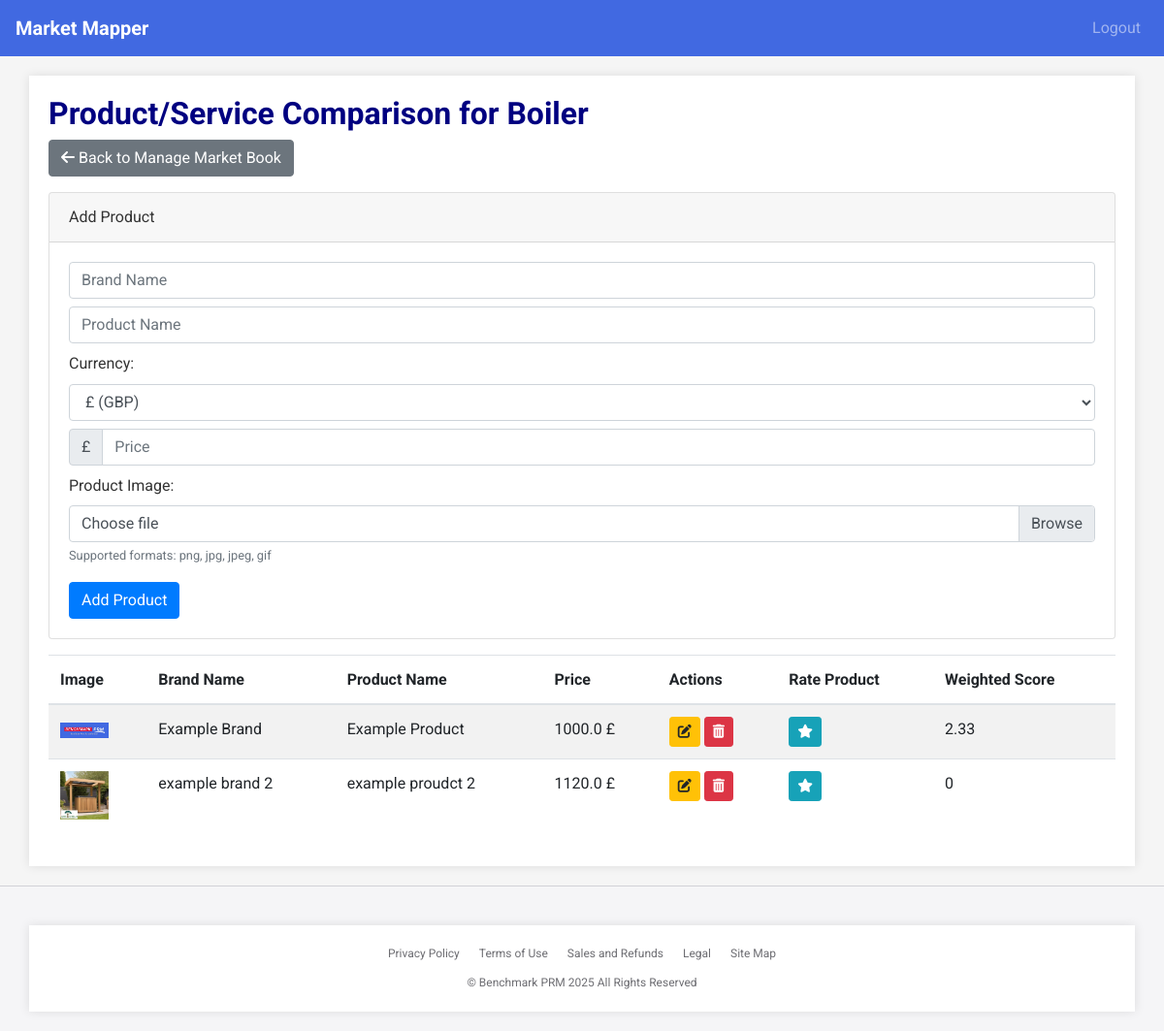
/manage/1/product_comparison (signed in), run on the app's committed database.
### app.py (models this page shows)
class Project(db.Model):  # Project model
    id = db.Column(db.Integer, primary_key=True)
    name = db.Column(db.String(100), nullable=False)
    description = db.Column(db.Text)
    user_id = db.Column(db.Integer, db.ForeignKey('user.id'), nullable=False) # Foreign key

class Product(db.Model):
    id = db.Column(db.Integer, primary_key=True)
    brand_name = db.Column(db.String(100), nullable=False)
    product_name = db.Column(db.String(100), nullable=False)
    price = db.Column(db.Float)
    currency = db.Column(db.String(3), default='gbp')  # Add currency field with default
    image_filename = db.Column(db.String(255))
    project_id = db.Column(db.Integer, db.ForeignKey('project.id'), nullable=False)

### app.py (the view, shortened to what this page needs)
@app.route('/manage/<int:project_id>/product_comparison', methods=['GET', 'POST'])
@login_required
def product_comparison(project_id):
    project = Project.query.get_or_404(project_id)
    if project.user_id != current_user.id:
        flash('You are not authorized to manage this project.', 'danger')
        return redirect(url_for('dashboard'))
    products = Product.query.filter_by(project_id=project_id).all()
    product_weighted_scores = {}
    for product in products:
        total_weighted_score = 0
        ratings_for_product = Rating.query.filter_by(product_id=product.id).all()
        for rating in ratings_for_product:
            total_weighted_score += rating.score * (rating.value_driver.weighting / 100)
        product_weighted_scores[product.id] = round(total_weighted_score, 2)
    return render_template('product_comparison.html', project=project, products=products, product_weighted_scores=product_weighted_scores)

### app.py (called while the page is built)
@login_manager.user_loader
def load_user(user_id):
    return User.query.get(int(user_id))

### templates/product_comparison.html (shortened to what this page needs)
{% extends 'base.html' %}
{% block content %}
<h1>Product/Service Comparison for {{ project.name }}</h1>
<a href="{{ url_for('manage_market_book', project_id=project.id) }}" class="btn btn-secondary mb-3"><i class="fas fa-arrow-left"></i> Back to Manage Market Book</a>
<div class="card mb-3">
    <div class="card-header">Add Product</div>
    <div class="card-body">
        <form method="POST" enctype="multipart/form-data">
            <input type="text" name="brand_name" placeholder="Brand Name" required class="form-control mb-2">
            <input type="text" name="product_name" placeholder="Product Name" required class="form-control mb-2">
            <div class="form-group mb-2">
                <label for="currency">Currency:</label>
                <select class="form-control" id="currency" name="currency">
                    <option value="gbp">£ (GBP)</option>
                </select>
            </div>
            <div class="input-group mb-2">
                <div class="input-group-prepend">
                    <span class="input-group-text" id="currency-symbol">£</span>
                </div>
                <input type="number" name="price" placeholder="Price" step="0.01" class="form-control">
            </div>
            <div class="form-group">
                <label for="image">Product Image:</label>
                <div class="custom-file">
                    <label class="custom-file-label" for="image">Choose file</label>
                </div>
                <small class="form-text text-muted">Supported formats: png, jpg, jpeg, gif</small>
            </div>
            <button type="submit" name="add_product" class="btn btn-primary">Add Product</button>
        </form>
    </div>
</div>
{% if products %}
<div class="table-responsive">
    <table class="table table-striped">
        <thead>
            <tr>
                <th>Image</th>
                <th>Brand Name</th>
                <th>Product Name</th>
                <th>Price</th>
                <th>Actions</th>
                <th>Rate Product</th>
                <th>Weighted Score</th>
            </tr>
        </thead>
        <tbody>
            {% for product in products %}
            <tr>
                <td>
                    {% if product.image_filename %}
                    <img src="{{ url_for('static', filename='uploads/' + product.image_filename) }}" alt="{{ product.product_name }} Image" width="50">
                    {% else %}
                    No Image
                    {% endif %}
                </td>
                <td>{{ product.brand_name }}</td>
                <td>{{ product.product_name }}</td>
                <td>{{ product.price }}
                    {% if product.currency == "gbp" %}£{% endif %}
                </td>
                <td>
                    <a href="{{ url_for('edit_product', project_id=project.id, product_id_to_edit=product.id) }}" class="btn btn-sm btn-warning" title="Edit"><i class="fas fa-edit"></i></a>
                    <form method="POST" style="display: inline;" action="{{ url_for('delete_product', project_id=project.id, product_id_to_delete=product.id) }}">
                        <button type="submit" class="btn btn-sm btn-danger" title="Delete" onclick="return confirm('Are you sure?')"><i class="fas fa-trash-alt"></i></button>
                    </form>
                </td>
                <td>
                    <a href="{{ url_for('rate_product', project_id=project.id, product_id_to_rate=product.id) }}" class="btn btn-sm btn-info" title="Rate Product"><i class="fas fa-star"></i></a>
                </td>
                <td>{{ product_weighted_scores.get(product.id) or 0 }}</td>
            </tr>
            {% endfor %}
        </tbody>
    </table>
</div>
{% else %}
<p>No products added yet.</p>
{% endif %}
{% endblock %}

### templates/base.html (shortened to what this page needs)
<!DOCTYPE html>
<html lang="en">
<head>
    <link rel="stylesheet" href="https://stackpath.bootstrapcdn.com/bootstrap/4.5.2/css/bootstrap.min.css">
    <link rel="stylesheet" href="https://cdnjs.cloudflare.com/ajax/libs/font-awesome/6.0.0/css/all.min.css">
</head>
<body>
    <nav class="navbar navbar-expand-lg navbar-dark justify-content-between">
        <a class="navbar-brand" href="/">
            <span>Market Mapper</span>
        </a>
        <div>
            <ul class="navbar-nav">
                {% if current_user.is_authenticated %}
                    <li class="nav-item">
                        <a class="nav-link" href="{{ url_for('logout') }}">Logout</a>
                    </li>
                {% endif %}
            </ul>
        </div>
    </nav>
    <div class="container">
        {% block content %}{% endblock %}
    </div>
    <footer class="footer">
        <div class="container">
            <ul class="footer-links">
                <li><a href="#">Privacy Policy</a></li>
                <li><a href="#">Terms of Use</a></li>
                <li><a href="#">Sales and Refunds</a></li>
                <li><a href="#">Legal</a></li>
                <li><a href="#">Site Map</a></li>
            </ul>
            <div class="footer-copyright">
                &copy; Benchmark PRM 2025 All Rights Reserved
            </div>
        </div>
    </footer>
</body>
</html>

### templates/base.html (style rules this page uses)
body { font-family: 'Roboto', sans-serif; background-color: #F5F5F5; color: #333333; line-height: 1.6; margin: 0; }
h1, h2, h3 { color: #000080; font-weight: 700; }
h1 { font-size: 32px; }
a { color: #4169E1; }
.navbar { background-color: #4169E1; padding: 0.5rem 1rem; }
.navbar-brand { display: flex; align-items: center; }
.navbar-brand span { font-weight: bold; font-size: 1.25rem; }
.container { background-color: #FFFFFF; padding: 20px; margin-top: 20px; box-shadow: 0 0 10px rgba(0,0,0,0.1); }
.footer { background-color: #f5f5f7; color: #6e6e73; padding: 20px 0; font-size: 12px; border-top: 1px solid #d2d2d7; width: 100%; margin-top: 20px; }
.footer-links { list-style: none; padding: 0; margin: 0; display: flex; justify-content: center; }
.footer-links li { margin: 0 10px; }
.footer-links a { color: #6e6e73; text-decoration: none; }
.footer-copyright { margin-top: 10px; text-align: center; }

### data on the page
Project: name "Boiler"
Product: image_filename (picture), brand_name "Example Brand", product_name "Example Product", price "1000.0", product_weighted_scores "2.33"
Product: image_filename (picture), brand_name "example brand 2", product_name "example proudct 2", price "1120.0", product_weighted_scores "0"
